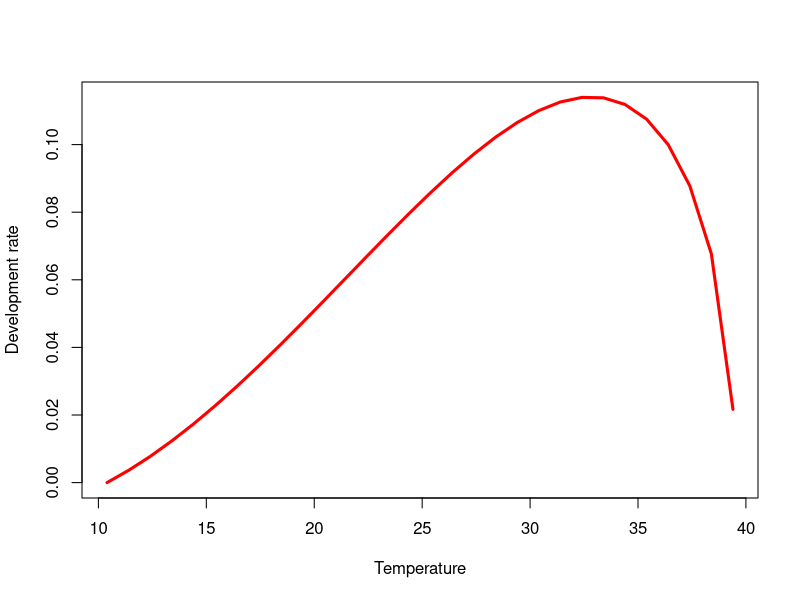
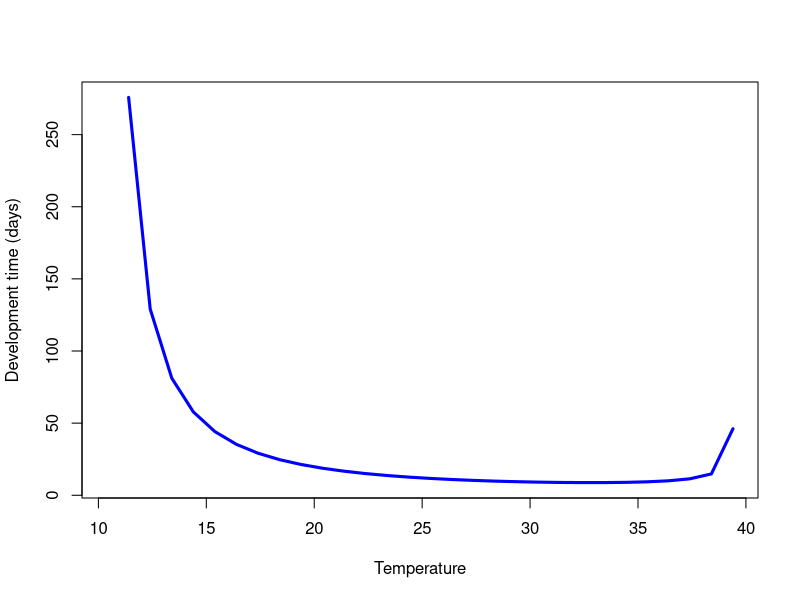
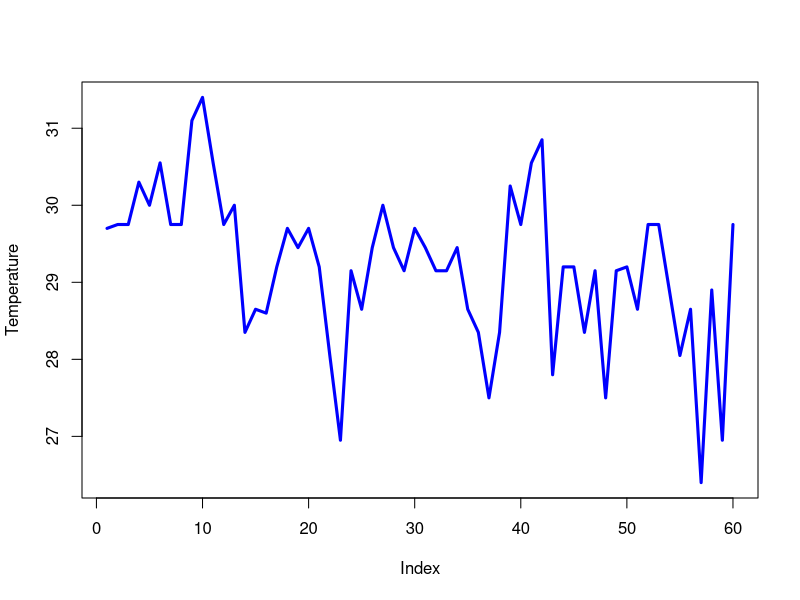
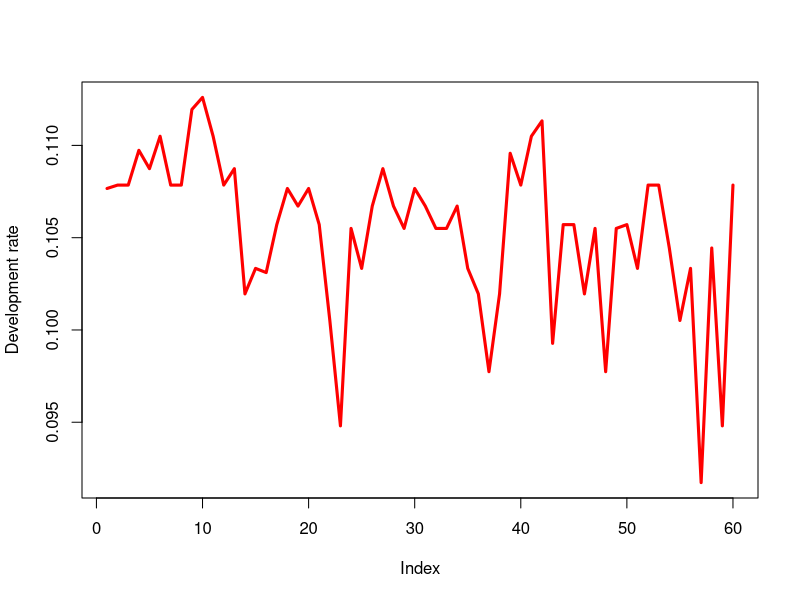

These figures' R source, in order:
# Spreadsheet from JP's Applied Ecology of Infectious Diseases course at UF
# Converting Spreadsheet code into R

rm(list=ls())

#parameters 
parms <- c( Tmin = 10.4,
            Tmax = 39.5,
            alpha = 0.00006)

############################ **Rate(T)** ###############################

#Temperature range
Temp <- c(parms["Tmin"]:parms["Tmax"]) 

#Development Rate 
Rate.temp <- function(temp, params){
        with(as.list(params),{
        alpha * temp * (temp - Tmin) * sqrt(Tmax - temp)
        })
}

rate <- Rate.temp(Temp, parms)

plot(Temp, rate, type = "l", col = "red", lwd = 3,
     xlab = "Temperature", ylab = "Development rate")

#Developmental Time 
Dev.time <- function(temp, params){
        with(as.list(params),{
        1/ Rate.temp(temp, params)
})
        }

dev <- Dev.time(Temp, parms)

plot(Temp, dev, type = "l", col = "blue", lwd = 3,
     xlab = "Temperature", ylab = "Development time (days)")


########################## **Constant (C) Daily** ########################

TempC <- rep( x = 30, times = 60) #constant temp

#Development Rate 
rateC <- Rate.temp(TempC, parms)

Time.spent <- 1

Progress <- function(temp, params, time){
        Rate.temp(temp, params) * time
}

ProgressC <- Progress(TempC, parms, Time.spent)

Cum.Progress <- function(temp, params, time){
        Progress <- Progress(temp, params, time)
        Cum.Progress <- Progress[1]
        for(i in 2 : length(Progress)){
                Cum.Progress[i] <- Cum.Progress[i-1] + Progress[i]
}
 return(Cum.Progress)
}

Cum.ProgressC <- Cum.Progress(TempC, parms, Time.spent)

#########################**Daily Mean (mean temp)** ############################

Temp.mean <- c(29.7, 29.75, 29.75, 30.3, 30, 30.55, 29.75, 29.75, 31.1,
            31.4, 30.55, 29.75, 30, 28.35, 28.65, 28.6, 29.2, 29.7, 
            29.45, 29.7, 29.2, 28.05, 26.95, 29.15, 28.65, 29.45, 30, 
            29.45, 29.15, 29.7, 29.45, 29.15, 29.15, 29.45, 28.65, 28.35, 
            27.5, 28.35, 30.25, 29.75, 30.55, 30.85, 27.8, 29.2, 29.2, 
            28.35, 29.15, 27.5, 29.15, 29.2, 28.65, 29.75, 29.75, 28.9, 
            28.05, 28.65, 26.4, 28.9, 26.95, 29.75)    #daily mean temp 

rate.mean <- Rate.temp(Temp.mean, parms)

Progress.mean <- Progress(Temp.mean, parms, Time.spent)

Cum.Progress.mean <- Cum.Progress(Temp.mean, parms, Time.spent)

plot(Temp.mean, type = "l", col = "blue", lwd = 3, ylab = "Temperature")

plot(rate.mean, type = "l", col = "red", lwd = 3, ylab = "Development rate")
             


########################### ** DAily Max Min** ###########################

Temp.max.min <- c(27.2, 22.8, 27.2, 18.9, 21.1, 16.1, 23.9, 15, 25, 20, 25.6, 21.1,
              25.6, 23.3, 26.1, 21.7, 26.1, 21.7, 25.6, 23.9, 25.6, 21.1, 26.1, 20.6, 20,
              17.2, 21.7, 16.1, 23.9, 18.9, 23.9, 19.4) 

rate.max.min <- Rate.temp(Temp.max.min, parms)

Time.spent.max.min <- 0.5

Progress.max.min <- Progress(Temp.max.min, parms, Time.spent.max.min)

Cum.Progress.max.min <- Cum.Progress(Temp.max.min, 
                                             parms, Time.spent.max.min)

########################### ** DAily Max Min2** ###########################
